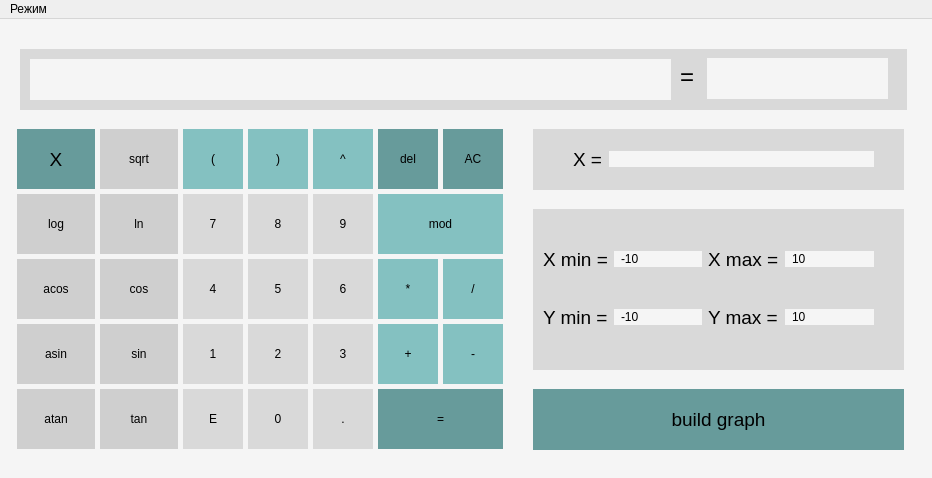
<?xml version="1.0" encoding="UTF-8"?>
<ui version="4.0">
 <class>MainWindow</class>
 <widget class="QMainWindow" name="MainWindow">
  <property name="geometry">
   <rect>
    <x>0</x>
    <y>0</y>
    <width>932</width>
    <height>478</height>
   </rect>
  </property>
  <property name="windowTitle">
   <string>MainWindow</string>
  </property>
  <property name="styleSheet">
   <string notr="true">QMainWindow {
	background-color: #F5F5F5;
}</string>
  </property>
  <widget class="QWidget" name="centralwidget">
   <widget class="QPushButton" name="pushButton_x">
    <property name="geometry">
     <rect>
      <x>17</x>
      <y>110</y>
      <width>78</width>
      <height>60</height>
     </rect>
    </property>
    <property name="font">
     <font>
      <pointsize>14</pointsize>
     </font>
    </property>
    <property name="styleSheet">
     <string notr="true">QPushButton {
	border: 0;
	background-color: #679B9B;
	color: black;
}

QPushButton:pressed {
	background-color: #477E7E;
}</string>
    </property>
    <property name="text">
     <string>X</string>
    </property>
   </widget>
   <widget class="QPushButton" name="pushButton_sqrt">
    <property name="geometry">
     <rect>
      <x>100</x>
      <y>110</y>
      <width>78</width>
      <height>60</height>
     </rect>
    </property>
    <property name="styleSheet">
     <string notr="true">QPushButton {
	border: 0;
	background-color: #CFCFCF;
	color: black;
}

QPushButton:pressed {
	background-color: #BDBDBD;
}</string>
    </property>
    <property name="text">
     <string>sqrt</string>
    </property>
   </widget>
   <widget class="QPushButton" name="pushButton_br1">
    <property name="geometry">
     <rect>
      <x>183</x>
      <y>110</y>
      <width>60</width>
      <height>60</height>
     </rect>
    </property>
    <property name="styleSheet">
     <string notr="true">QPushButton {
	border: 0;
	background-color: #84C1C1;
	color: black;
}

QPushButton:pressed {
	background-color: #68AAAA;
}</string>
    </property>
    <property name="text">
     <string>(</string>
    </property>
   </widget>
   <widget class="QPushButton" name="pushButton_br2">
    <property name="geometry">
     <rect>
      <x>248</x>
      <y>110</y>
      <width>60</width>
      <height>60</height>
     </rect>
    </property>
    <property name="styleSheet">
     <string notr="true">QPushButton {
	border: 0;
	background-color: #84C1C1;
	color: black;
}

QPushButton:pressed {
	background-color: #68AAAA;
}</string>
    </property>
    <property name="text">
     <string>)</string>
    </property>
   </widget>
   <widget class="QPushButton" name="pushButton_pow">
    <property name="geometry">
     <rect>
      <x>313</x>
      <y>110</y>
      <width>60</width>
      <height>60</height>
     </rect>
    </property>
    <property name="styleSheet">
     <string notr="true">QPushButton {
	border: 0;
	background-color: #84C1C1;
	color: black;
}

QPushButton:pressed {
	background-color: #68AAAA;
}</string>
    </property>
    <property name="text">
     <string>^</string>
    </property>
   </widget>
   <widget class="QPushButton" name="pushButton_del">
    <property name="geometry">
     <rect>
      <x>378</x>
      <y>110</y>
      <width>60</width>
      <height>60</height>
     </rect>
    </property>
    <property name="styleSheet">
     <string notr="true">QPushButton {
	border: 0;
	background-color: #679B9B;
	color: black;
}

QPushButton:pressed {
	background-color: #477E7E;
}</string>
    </property>
    <property name="text">
     <string>del</string>
    </property>
   </widget>
   <widget class="QPushButton" name="pushButton_AC">
    <property name="geometry">
     <rect>
      <x>443</x>
      <y>110</y>
      <width>60</width>
      <height>60</height>
     </rect>
    </property>
    <property name="styleSheet">
     <string notr="true">QPushButton {
	border: 0;
	background-color: #679B9B;
	color: black;
}

QPushButton:pressed {
	background-color: #477E7E;
}</string>
    </property>
    <property name="text">
     <string>AC</string>
    </property>
   </widget>
   <widget class="QPushButton" name="pushButton_log">
    <property name="geometry">
     <rect>
      <x>17</x>
      <y>175</y>
      <width>78</width>
      <height>60</height>
     </rect>
    </property>
    <property name="styleSheet">
     <string notr="true">QPushButton {
	border: 0;
	background-color: #CFCFCF;
	color: black;
}

QPushButton:pressed {
	background-color: #BDBDBD;
}</string>
    </property>
    <property name="text">
     <string>log</string>
    </property>
   </widget>
   <widget class="QPushButton" name="pushButton_7">
    <property name="geometry">
     <rect>
      <x>183</x>
      <y>175</y>
      <width>60</width>
      <height>60</height>
     </rect>
    </property>
    <property name="styleSheet">
     <string notr="true">QPushButton {
	border: 0;
	background-color: #D9D9D9;
	color: black;
}

QPushButton:pressed {
	background-color: #C5C5C5;
}</string>
    </property>
    <property name="text">
     <string>7</string>
    </property>
   </widget>
   <widget class="QPushButton" name="pushButton_9">
    <property name="geometry">
     <rect>
      <x>313</x>
      <y>175</y>
      <width>60</width>
      <height>60</height>
     </rect>
    </property>
    <property name="styleSheet">
     <string notr="true">QPushButton {
	border: 0;
	background-color: #D9D9D9;
	color: black;
}

QPushButton:pressed {
	background-color: #C5C5C5;
}</string>
    </property>
    <property name="text">
     <string>9</string>
    </property>
   </widget>
   <widget class="QPushButton" name="pushButton_8">
    <property name="geometry">
     <rect>
      <x>248</x>
      <y>175</y>
      <width>60</width>
      <height>60</height>
     </rect>
    </property>
    <property name="styleSheet">
     <string notr="true">QPushButton {
	border: 0;
	background-color: #D9D9D9;
	color: black;
}

QPushButton:pressed {
	background-color: #C5C5C5;
}</string>
    </property>
    <property name="text">
     <string>8</string>
    </property>
   </widget>
   <widget class="QPushButton" name="pushButton_ln">
    <property name="geometry">
     <rect>
      <x>100</x>
      <y>175</y>
      <width>78</width>
      <height>60</height>
     </rect>
    </property>
    <property name="styleSheet">
     <string notr="true">QPushButton {
	border: 0;
	background-color: #CFCFCF;
	color: black;
}

QPushButton:pressed {
	background-color: #BDBDBD;
}</string>
    </property>
    <property name="text">
     <string>ln</string>
    </property>
   </widget>
   <widget class="QPushButton" name="pushButton_mod">
    <property name="geometry">
     <rect>
      <x>378</x>
      <y>175</y>
      <width>125</width>
      <height>60</height>
     </rect>
    </property>
    <property name="styleSheet">
     <string notr="true">QPushButton {
	border: 0;
	background-color: #84C1C1;
	color: black;
}

QPushButton:pressed {
	background-color: #68AAAA;
}</string>
    </property>
    <property name="text">
     <string>mod</string>
    </property>
   </widget>
   <widget class="QPushButton" name="pushButton_mul">
    <property name="geometry">
     <rect>
      <x>378</x>
      <y>240</y>
      <width>60</width>
      <height>60</height>
     </rect>
    </property>
    <property name="styleSheet">
     <string notr="true">QPushButton {
	border: 0;
	background-color: #84C1C1;
	color: black;
}

QPushButton:pressed {
	background-color: #68AAAA;
}</string>
    </property>
    <property name="text">
     <string>*</string>
    </property>
   </widget>
   <widget class="QPushButton" name="pushButton_cos">
    <property name="geometry">
     <rect>
      <x>100</x>
      <y>240</y>
      <width>78</width>
      <height>60</height>
     </rect>
    </property>
    <property name="styleSheet">
     <string notr="true">QPushButton {
	border: 0;
	background-color: #CFCFCF;
	color: black;
}

QPushButton:pressed {
	background-color: #BDBDBD;
}</string>
    </property>
    <property name="text">
     <string>cos</string>
    </property>
   </widget>
   <widget class="QPushButton" name="pushButton_6">
    <property name="geometry">
     <rect>
      <x>313</x>
      <y>240</y>
      <width>60</width>
      <height>60</height>
     </rect>
    </property>
    <property name="styleSheet">
     <string notr="true">QPushButton {
	border: 0;
	background-color: #D9D9D9;
	color: black;
}

QPushButton:pressed {
	background-color: #C5C5C5;
}</string>
    </property>
    <property name="text">
     <string>6</string>
    </property>
   </widget>
   <widget class="QPushButton" name="pushButton_4">
    <property name="geometry">
     <rect>
      <x>183</x>
      <y>240</y>
      <width>60</width>
      <height>60</height>
     </rect>
    </property>
    <property name="styleSheet">
     <string notr="true">QPushButton {
	border: 0;
	background-color: #D9D9D9;
	color: black;
}

QPushButton:pressed {
	background-color: #C5C5C5;
}</string>
    </property>
    <property name="text">
     <string>4</string>
    </property>
   </widget>
   <widget class="QPushButton" name="pushButton_acos">
    <property name="geometry">
     <rect>
      <x>17</x>
      <y>240</y>
      <width>78</width>
      <height>60</height>
     </rect>
    </property>
    <property name="styleSheet">
     <string notr="true">QPushButton {
	border: 0;
	background-color: #CFCFCF;
	color: black;
}

QPushButton:pressed {
	background-color: #BDBDBD;
}</string>
    </property>
    <property name="text">
     <string>acos</string>
    </property>
   </widget>
   <widget class="QPushButton" name="pushButton_5">
    <property name="geometry">
     <rect>
      <x>248</x>
      <y>240</y>
      <width>60</width>
      <height>60</height>
     </rect>
    </property>
    <property name="styleSheet">
     <string notr="true">QPushButton {
	border: 0;
	background-color: #D9D9D9;
	color: black;
}

QPushButton:pressed {
	background-color: #C5C5C5;
}</string>
    </property>
    <property name="text">
     <string>5</string>
    </property>
   </widget>
   <widget class="QPushButton" name="pushButton_div">
    <property name="geometry">
     <rect>
      <x>443</x>
      <y>240</y>
      <width>60</width>
      <height>60</height>
     </rect>
    </property>
    <property name="styleSheet">
     <string notr="true">QPushButton {
	border: 0;
	background-color: #84C1C1;
	color: black;
}

QPushButton:pressed {
	background-color: #68AAAA;
}</string>
    </property>
    <property name="text">
     <string>/</string>
    </property>
   </widget>
   <widget class="QPushButton" name="pushButton_minus">
    <property name="geometry">
     <rect>
      <x>443</x>
      <y>305</y>
      <width>60</width>
      <height>60</height>
     </rect>
    </property>
    <property name="styleSheet">
     <string notr="true">QPushButton {
	border: 0;
	background-color: #84C1C1;
	color: black;
}

QPushButton:pressed {
	background-color: #68AAAA;
}</string>
    </property>
    <property name="text">
     <string>-</string>
    </property>
   </widget>
   <widget class="QPushButton" name="pushButton_3">
    <property name="geometry">
     <rect>
      <x>313</x>
      <y>305</y>
      <width>60</width>
      <height>60</height>
     </rect>
    </property>
    <property name="styleSheet">
     <string notr="true">QPushButton {
	border: 0;
	background-color: #D9D9D9;
	color: black;
}

QPushButton:pressed {
	background-color: #C5C5C5;
}</string>
    </property>
    <property name="text">
     <string>3</string>
    </property>
   </widget>
   <widget class="QPushButton" name="pushButton_2">
    <property name="geometry">
     <rect>
      <x>248</x>
      <y>305</y>
      <width>60</width>
      <height>60</height>
     </rect>
    </property>
    <property name="styleSheet">
     <string notr="true">QPushButton {
	border: 0;
	background-color: #D9D9D9;
	color: black;
}

QPushButton:pressed {
	background-color: #C5C5C5;
}</string>
    </property>
    <property name="text">
     <string>2</string>
    </property>
   </widget>
   <widget class="QPushButton" name="pushButton_plus">
    <property name="geometry">
     <rect>
      <x>378</x>
      <y>305</y>
      <width>60</width>
      <height>60</height>
     </rect>
    </property>
    <property name="styleSheet">
     <string notr="true">QPushButton {
	border: 0;
	background-color: #84C1C1;
	color: black;
}

QPushButton:pressed {
	background-color: #68AAAA;
}</string>
    </property>
    <property name="text">
     <string>+</string>
    </property>
   </widget>
   <widget class="QPushButton" name="pushButton_sin">
    <property name="geometry">
     <rect>
      <x>100</x>
      <y>305</y>
      <width>78</width>
      <height>60</height>
     </rect>
    </property>
    <property name="styleSheet">
     <string notr="true">QPushButton {
	border: 0;
	background-color: #CFCFCF;
	color: black;
}

QPushButton:pressed {
	background-color: #BDBDBD;
}</string>
    </property>
    <property name="text">
     <string>sin</string>
    </property>
   </widget>
   <widget class="QPushButton" name="pushButton_1">
    <property name="geometry">
     <rect>
      <x>183</x>
      <y>305</y>
      <width>60</width>
      <height>60</height>
     </rect>
    </property>
    <property name="styleSheet">
     <string notr="true">QPushButton {
	border: 0;
	background-color: #D9D9D9;
	color: black;
}

QPushButton:pressed {
	background-color: #C5C5C5;
}</string>
    </property>
    <property name="text">
     <string>1</string>
    </property>
   </widget>
   <widget class="QPushButton" name="pushButton_asin">
    <property name="geometry">
     <rect>
      <x>17</x>
      <y>305</y>
      <width>78</width>
      <height>60</height>
     </rect>
    </property>
    <property name="styleSheet">
     <string notr="true">QPushButton {
	border: 0;
	background-color: #CFCFCF;
	color: black;
}

QPushButton:pressed {
	background-color: #BDBDBD;
}</string>
    </property>
    <property name="text">
     <string>asin</string>
    </property>
   </widget>
   <widget class="QPushButton" name="pushButton_atan">
    <property name="geometry">
     <rect>
      <x>17</x>
      <y>370</y>
      <width>78</width>
      <height>60</height>
     </rect>
    </property>
    <property name="styleSheet">
     <string notr="true">QPushButton {
	border: 0;
	background-color: #CFCFCF;
	color: black;
}

QPushButton:pressed {
	background-color: #BDBDBD;
}</string>
    </property>
    <property name="text">
     <string>atan</string>
    </property>
   </widget>
   <widget class="QPushButton" name="pushButton_eq">
    <property name="geometry">
     <rect>
      <x>378</x>
      <y>370</y>
      <width>125</width>
      <height>60</height>
     </rect>
    </property>
    <property name="styleSheet">
     <string notr="true">QPushButton {
	border: 0;
	background-color: #679B9B;
	color: black;
}

QPushButton:pressed {
	background-color: #477E7E;
}</string>
    </property>
    <property name="text">
     <string>=</string>
    </property>
   </widget>
   <widget class="QPushButton" name="pushButton_0">
    <property name="geometry">
     <rect>
      <x>248</x>
      <y>370</y>
      <width>60</width>
      <height>60</height>
     </rect>
    </property>
    <property name="styleSheet">
     <string notr="true">QPushButton {
	border: 0;
	background-color: #D9D9D9;
	color: black;
}

QPushButton:pressed {
	background-color: #C5C5C5;
}</string>
    </property>
    <property name="text">
     <string>0</string>
    </property>
   </widget>
   <widget class="QPushButton" name="pushButton_tan">
    <property name="geometry">
     <rect>
      <x>100</x>
      <y>370</y>
      <width>78</width>
      <height>60</height>
     </rect>
    </property>
    <property name="styleSheet">
     <string notr="true">QPushButton {
	border: 0;
	background-color: #CFCFCF;
	color: black;
}

QPushButton:pressed {
	background-color: #BDBDBD;
}</string>
    </property>
    <property name="text">
     <string>tan</string>
    </property>
   </widget>
   <widget class="QPushButton" name="pushButton_point">
    <property name="geometry">
     <rect>
      <x>313</x>
      <y>370</y>
      <width>60</width>
      <height>60</height>
     </rect>
    </property>
    <property name="styleSheet">
     <string notr="true">QPushButton {
	border: 0;
	background-color: #D9D9D9;
	color: black;
}

QPushButton:pressed {
	background-color: #C5C5C5;
}</string>
    </property>
    <property name="text">
     <string>.</string>
    </property>
   </widget>
   <widget class="QPushButton" name="pushButton_e">
    <property name="geometry">
     <rect>
      <x>183</x>
      <y>370</y>
      <width>60</width>
      <height>60</height>
     </rect>
    </property>
    <property name="styleSheet">
     <string notr="true">QPushButton {
	border: 0;
	background-color: #D9D9D9;
	color: black;
}

QPushButton:pressed {
	background-color: #C5C5C5;
}</string>
    </property>
    <property name="text">
     <string>E</string>
    </property>
   </widget>
   <widget class="QGroupBox" name="groupBox_range">
    <property name="geometry">
     <rect>
      <x>533</x>
      <y>190</y>
      <width>371</width>
      <height>161</height>
     </rect>
    </property>
    <property name="styleSheet">
     <string notr="true">QGroupBox {
	border: 0;
	background-color: #D9D9D9;
}</string>
    </property>
    <property name="title">
     <string/>
    </property>
    <widget class="QWidget" name="gridLayoutWidget">
     <property name="geometry">
      <rect>
       <x>10</x>
       <y>10</y>
       <width>331</width>
       <height>141</height>
      </rect>
     </property>
     <layout class="QGridLayout" name="gridLayout">
      <item row="0" column="2">
       <widget class="QLabel" name="label_x_max">
        <property name="font">
         <font>
          <pointsize>14</pointsize>
         </font>
        </property>
        <property name="styleSheet">
         <string notr="true">QLabel {
	color: black;
}</string>
        </property>
        <property name="text">
         <string>X max =</string>
        </property>
       </widget>
      </item>
      <item row="0" column="1">
       <widget class="QLineEdit" name="lineEdit_x_min">
        <property name="styleSheet">
         <string notr="true">QLineEdit {
	qproperty-alignment: AlignRight;
	border: 0;
	background-color: #F5F5F5;
	color: black;
	padding-left: 5px;
	padding-right: 5px;
}</string>
        </property>
        <property name="text">
         <string>-10</string>
        </property>
       </widget>
      </item>
      <item row="1" column="3">
       <widget class="QLineEdit" name="lineEdit_y_max">
        <property name="styleSheet">
         <string notr="true">QLineEdit {
	qproperty-alignment: AlignRight;
	border: 0;
	background-color: #F5F5F5;
	color: black;
	padding-left: 5px;
	padding-right: 5px;
}</string>
        </property>
        <property name="text">
         <string>10</string>
        </property>
       </widget>
      </item>
      <item row="1" column="1">
       <widget class="QLineEdit" name="lineEdit_y_min">
        <property name="styleSheet">
         <string notr="true">QLineEdit {
	qproperty-alignment: AlignRight;
	border: 0;
	background-color: #F5F5F5;
	color: black;
	padding-left: 5px;
	padding-right: 5px;
}</string>
        </property>
        <property name="text">
         <string>-10</string>
        </property>
       </widget>
      </item>
      <item row="0" column="3">
       <widget class="QLineEdit" name="lineEdit_x_max">
        <property name="styleSheet">
         <string notr="true">QLineEdit {
	qproperty-alignment: AlignRight;
	border: 0;
	background-color: #F5F5F5;
	color: black;
	padding-left: 5px;
	padding-right: 5px;
}</string>
        </property>
        <property name="text">
         <string>10</string>
        </property>
       </widget>
      </item>
      <item row="0" column="0">
       <widget class="QLabel" name="label_x_min">
        <property name="font">
         <font>
          <pointsize>14</pointsize>
         </font>
        </property>
        <property name="styleSheet">
         <string notr="true">QLabel {
	color: black;
}</string>
        </property>
        <property name="text">
         <string>X min =</string>
        </property>
       </widget>
      </item>
      <item row="1" column="0">
       <widget class="QLabel" name="label_y_min">
        <property name="font">
         <font>
          <pointsize>14</pointsize>
         </font>
        </property>
        <property name="styleSheet">
         <string notr="true">QLabel {
	color: black;
}</string>
        </property>
        <property name="text">
         <string>Y min =</string>
        </property>
       </widget>
      </item>
      <item row="1" column="2">
       <widget class="QLabel" name="label_y_max">
        <property name="font">
         <font>
          <pointsize>14</pointsize>
         </font>
        </property>
        <property name="styleSheet">
         <string notr="true">QLabel {
	color: black;
}</string>
        </property>
        <property name="text">
         <string>Y max =</string>
        </property>
       </widget>
      </item>
     </layout>
    </widget>
   </widget>
   <widget class="QGroupBox" name="groupBox_x_input">
    <property name="geometry">
     <rect>
      <x>533</x>
      <y>110</y>
      <width>371</width>
      <height>61</height>
     </rect>
    </property>
    <property name="styleSheet">
     <string notr="true">QGroupBox {
	border: 0;
	background-color: #D9D9D9;
}</string>
    </property>
    <property name="title">
     <string/>
    </property>
    <widget class="QWidget" name="gridLayoutWidget_2">
     <property name="geometry">
      <rect>
       <x>40</x>
       <y>0</y>
       <width>301</width>
       <height>61</height>
      </rect>
     </property>
     <layout class="QGridLayout" name="gridLayout_4">
      <item row="0" column="0">
       <widget class="QLabel" name="label_x_9">
        <property name="font">
         <font>
          <pointsize>14</pointsize>
         </font>
        </property>
        <property name="styleSheet">
         <string notr="true">QLabel {
	color: black;
}</string>
        </property>
        <property name="text">
         <string>X =</string>
        </property>
       </widget>
      </item>
      <item row="0" column="1">
       <widget class="QLineEdit" name="lineEdit_x_input">
        <property name="styleSheet">
         <string notr="true">QLineEdit {
	qproperty-alignment: AlignRight;
	border: 0;
	background-color: #F5F5F5;
	color: black;
	padding-left: 5px;
	padding-right: 5px;
}</string>
        </property>
       </widget>
      </item>
     </layout>
    </widget>
   </widget>
   <widget class="QPushButton" name="pushButton_build_3">
    <property name="geometry">
     <rect>
      <x>533</x>
      <y>370</y>
      <width>371</width>
      <height>61</height>
     </rect>
    </property>
    <property name="font">
     <font>
      <pointsize>14</pointsize>
     </font>
    </property>
    <property name="styleSheet">
     <string notr="true">QPushButton {
	border: 0;
	background-color: #679B9B;
	color: black;
}

QPushButton:pressed {
	background-color: #477E7E;
}</string>
    </property>
    <property name="text">
     <string>build graph</string>
    </property>
   </widget>
   <widget class="QGroupBox" name="groupBox_input">
    <property name="geometry">
     <rect>
      <x>20</x>
      <y>30</y>
      <width>887</width>
      <height>61</height>
     </rect>
    </property>
    <property name="styleSheet">
     <string notr="true">QGroupBox {
	border: 0;
	background-color: #D9D9D9;
}</string>
    </property>
    <property name="title">
     <string/>
    </property>
    <widget class="QLineEdit" name="lineEdit_input">
     <property name="geometry">
      <rect>
       <x>10</x>
       <y>10</y>
       <width>641</width>
       <height>41</height>
      </rect>
     </property>
     <property name="styleSheet">
      <string notr="true">QLineEdit {
	qproperty-alignment: AlignRight;
	border: 0;
	background-color: #F5F5F5;
	color: black;
	padding-left: 5px;
	padding-right: 5px;
}</string>
     </property>
    </widget>
    <widget class="QLabel" name="label_eq">
     <property name="geometry">
      <rect>
       <x>660</x>
       <y>20</y>
       <width>16</width>
       <height>16</height>
      </rect>
     </property>
     <property name="font">
      <font>
       <pointsize>18</pointsize>
      </font>
     </property>
     <property name="styleSheet">
      <string notr="true">QLabel {
	color: black;
}</string>
     </property>
     <property name="text">
      <string>=</string>
     </property>
    </widget>
    <widget class="QLabel" name="label_result">
     <property name="geometry">
      <rect>
       <x>687</x>
       <y>9</y>
       <width>181</width>
       <height>41</height>
      </rect>
     </property>
     <property name="styleSheet">
      <string notr="true">QLabel {
	qproperty-alignment: AlignRight;
	border: 0;
	background-color: #F5F5F5;
	color: black;
	padding-left: 5px;
	padding-right: 5px;
}</string>
     </property>
     <property name="text">
      <string/>
     </property>
    </widget>
   </widget>
  </widget>
  <widget class="QMenuBar" name="menubar">
   <property name="geometry">
    <rect>
     <x>0</x>
     <y>0</y>
     <width>932</width>
     <height>24</height>
    </rect>
   </property>
   <widget class="QMenu" name="menu">
    <property name="title">
     <string>Режим</string>
    </property>
    <addaction name="from_calc_to_credit"/>
    <addaction name="from_calc_to_deposit"/>
   </widget>
   <addaction name="menu"/>
  </widget>
  <action name="from_calc_to_credit">
   <property name="text">
    <string>Кредитный калькулятор</string>
   </property>
  </action>
  <action name="from_calc_to_deposit">
   <property name="text">
    <string>Депозитный калькулятор</string>
   </property>
  </action>
 </widget>
 <resources/>
 <connections/>
</ui>
